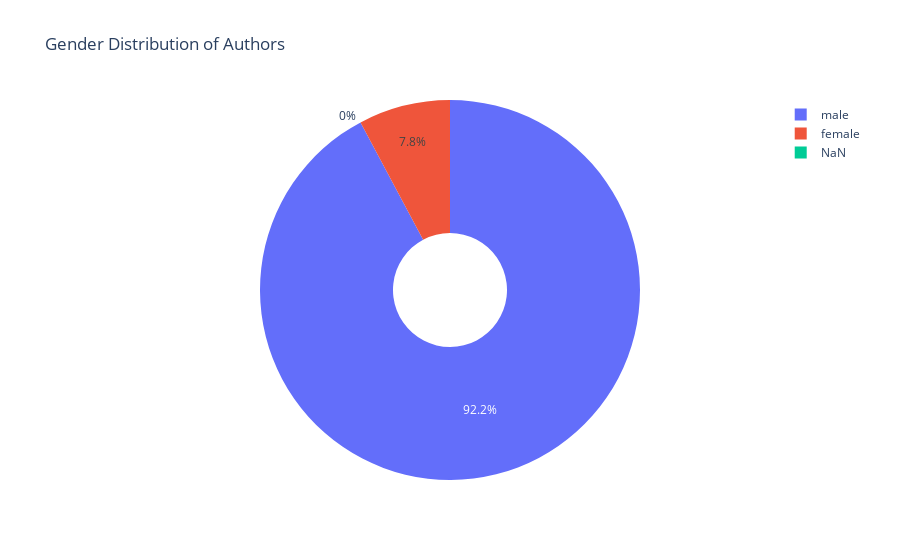

The notebook cell saved with this chart:
### Code cell
# Count authors by gender
gender_counts = df['gender'].value_counts().reset_index()
gender_counts.columns = ['Gender', 'Count']

# Create pie chart
fig2 = px.pie(gender_counts, 
             names='Gender', 
             values='Count',
             title='Gender Distribution of Authors',
             hole=0.3)
fig2.show()

### Figure 1 — Plotly figure (JSON) as saved in the notebook; plotly's stock layout.template omitted (floating-point values rounded to 4 significant figures)
{"data": [{"domain": {"x": [0, 1], "y": [0, 1]}, "hole": 0.3, "hovertemplate": "Gender=%{label}<br>Count=%{value}<extra></extra>", "labels": ["male", "female", "NaN"], "legendgroup": "", "name": "", "showlegend": true, "type": "pie", "values": [969, 82, 0]}], "layout": {"legend": {"tracegroupgap": 0}, "title": {"text": "Gender Distribution of Authors"}}}
